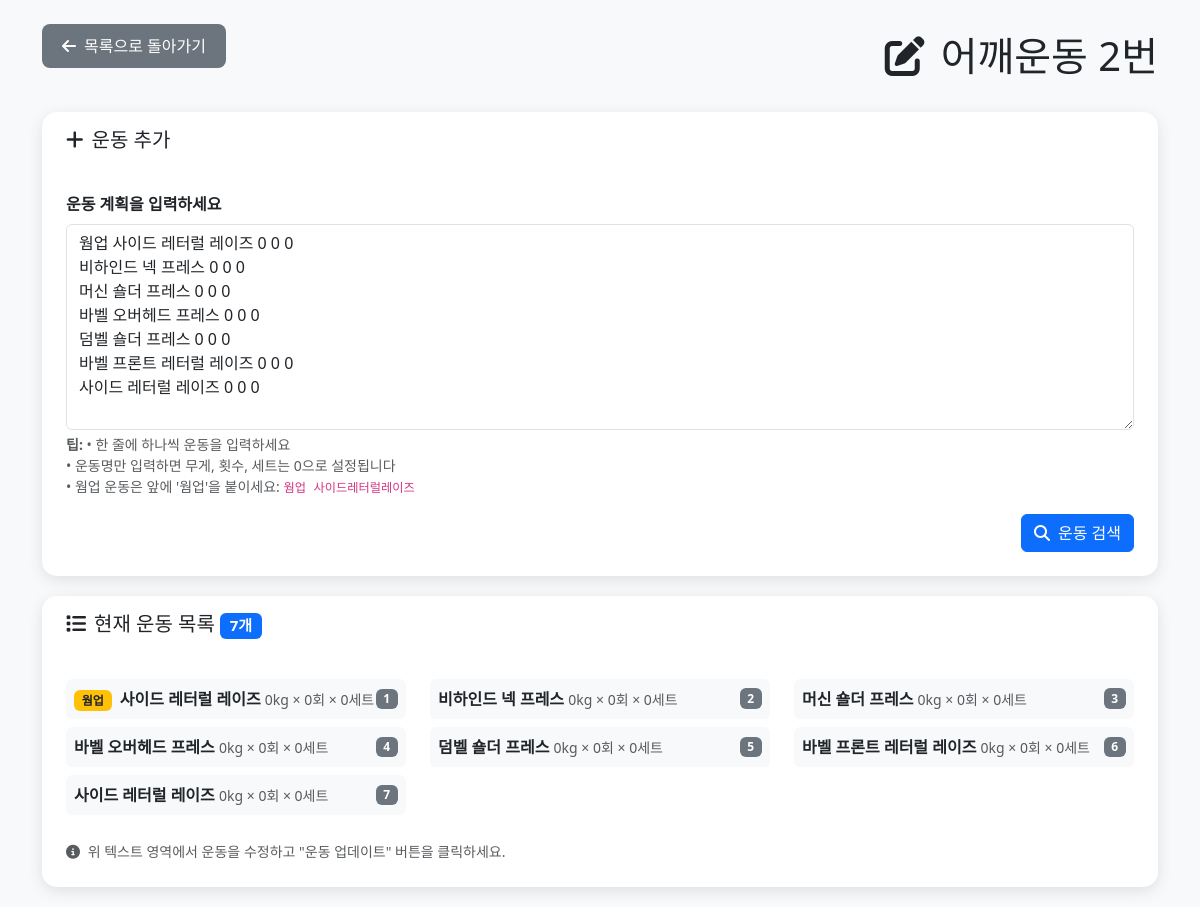
Page /admin/workout_template_edit.php?id=2 (signed in) on the committed database.
### tables this page shows
CREATE TABLE IF NOT EXISTS `m_workout_template` (
  `template_id` int(11) NOT NULL AUTO_INCREMENT,
  `template_name` varchar(100) NOT NULL COMMENT '템플릿 이름 (예: 어깨운동-1)',
  `description` text DEFAULT NULL COMMENT '템플릿 설명',
  `created_by` int(11) NOT NULL COMMENT '생성한 관리자 ID',
  `created_at` timestamp NULL DEFAULT current_timestamp(),
  `updated_at` timestamp NULL DEFAULT current_timestamp() ON UPDATE current_timestamp(),
  PRIMARY KEY (`template_id`),
  KEY `idx_created_by` (`created_by`),
  CONSTRAINT `fk_template_admin` FOREIGN KEY (`created_by`) REFERENCES `admins` (`id`) ON DELETE CASCADE
);

CREATE TABLE IF NOT EXISTS `m_workout_template_exercise` (
  `id` int(11) NOT NULL AUTO_INCREMENT,
  `template_id` int(11) NOT NULL,
  `ex_id` int(11) DEFAULT NULL COMMENT '운동 ID (정식 운동)',
  `temp_ex_id` int(11) DEFAULT NULL COMMENT '임시 운동 ID',
  `exercise_name` varchar(160) NOT NULL COMMENT '운동명',
  `order_no` int(11) NOT NULL DEFAULT 1 COMMENT '순서',
  `weight` decimal(6,2) DEFAULT NULL COMMENT '무게(kg)',
  `reps` int(11) DEFAULT NULL COMMENT '반복 횟수',
  `sets` int(11) DEFAULT NULL COMMENT '세트 수',
  `note` varchar(255) DEFAULT NULL COMMENT '메모',
  `is_warmup` tinyint(1) DEFAULT 0 COMMENT '웜업 여부',
  PRIMARY KEY (`id`),
  KEY `idx_template_id` (`template_id`),
  KEY `idx_ex_id` (`ex_id`),
  KEY `idx_temp_ex_id` (`temp_ex_id`),
  CONSTRAINT `fk_template_ex_exercise` FOREIGN KEY (`ex_id`) REFERENCES `m_exercise` (`ex_id`) ON DELETE SET NULL,
  CONSTRAINT `fk_template_ex_temp` FOREIGN KEY (`temp_ex_id`) REFERENCES `m_temp_exercise` (`temp_ex_id`) ON DELETE SET NULL,
  CONSTRAINT `fk_template_ex_template` FOREIGN KEY (`template_id`) REFERENCES `m_workout_template` (`template_id`) ON DELETE CASCADE
);

### admin/workout_template_edit.php (the view, shortened to what this page needs)
<?php
$pdo = getDB();
$template_id = isset($_GET['id']) ? (int)$_GET['id'] : 0;
$stmt = $pdo->prepare('SELECT * FROM m_workout_template WHERE template_id = ?');
$stmt->execute([$template_id]);
$template = $stmt->fetch(PDO::FETCH_ASSOC);
$stmt = $pdo->prepare('
    SELECT
        te.*,
        e.name_kr as exercise_name_kr,
        e.name_en as exercise_name_en,
        te.exercise_name as custom_name
    FROM m_workout_template_exercise te
    LEFT JOIN m_exercise e ON te.ex_id = e.ex_id
    WHERE te.template_id = ?
    ORDER BY te.order_no ASC
');
$stmt->execute([$template_id]);
$exercises = $stmt->fetchAll(PDO::FETCH_ASSOC);
?>
<!DOCTYPE html>
<html lang="ko">
<head>
    <link href="https://cdn.jsdelivr.net/npm/bootstrap@5.3.0/dist/css/bootstrap.min.css" rel="stylesheet">
    <link rel="stylesheet" href="https://cdnjs.cloudflare.com/ajax/libs/font-awesome/6.4.0/css/all.min.css">
</head>
<body class="bg-light">
    <div class="container mt-4">
        <div class="d-flex justify-content-between align-items-center mb-4">
            <a href="workout_template_management.php" class="back-btn">
                <i class="fas fa-arrow-left me-2"></i>목록으로 돌아가기
            </a>
            <h1 class="mb-0">
                <i class="fas fa-edit me-3"></i><?= htmlspecialchars($template['template_name']) ?>
            </h1>
        </div>
        <div class="exercise-card">
            <div class="card-header">
                <h5 class="mb-0">
                    <i class="fas fa-plus me-2"></i>운동 추가
                </h5>
            </div>
            <div class="card-body">
                <form method="post" id="exerciseForm">
                    <div class="mb-3">
                        <label for="exercise_plan" class="form-label">
                            <strong>운동 계획을 입력하세요</strong>
                        </label>
                        <textarea
                            class="form-control"
                            id="exercise_plan"
                            name="exercise_plan"
                            rows="8"
                            placeholder="예시:
사이드레터럴레이즈 5 15 1
비하인드넥프레스 20 12 4
머신숄더프레스 25 10 3
바벨오버헤드프레스 30 8 4
덤벨숄더프레스 12 12 3
바벨프론트레터럴레이즈 15 10 3
사이드레터럴레이즈 8 12 4
또는 운동명만:
사이드레터럴레이즈
비하인드넥프레스
머신숄더프레스
형식: 운동명 [무게(kg)] [반복(회)] [세트(개)]"
                        ><?php
                            if (isset($_POST['exercise_plan'])) {
                                echo htmlspecialchars($_POST['exercise_plan']);
                            } elseif (!empty($exercises)) {
                                $workoutText = '';
                                foreach ($exercises as $exercise) {
                                    $weight = $exercise['weight'] ?: 0;
                                    $reps = $exercise['reps'] ?: 0;
                                    $sets = $exercise['sets'] ?: 0;
                                    $warmupPrefix = $exercise['is_warmup'] ? '웜업 ' : '';
                                    $workoutText .= $warmupPrefix . $exercise['exercise_name'] . ' ' . number_format($weight, 0) . ' ' . $reps . ' ' . $sets . "\n";
                                }
                                echo htmlspecialchars(trim($workoutText));
                            }
                        ?></textarea>
                        <div class="form-text">
                            <strong>팁:</strong>
                            • 한 줄에 하나씩 운동을 입력하세요<br>
                            • 운동명만 입력하면 무게, 횟수, 세트는 0으로 설정됩니다<br>
                            • 웜업 운동은 앞에 '웜업'을 붙이세요: <code>웜업 사이드레터럴레이즈</code>
                        </div>
                    </div>
                    <div class="d-grid gap-2 d-md-flex justify-content-md-end">
                        <button type="submit" name="action" value="search_exercises" class="btn btn-primary">
                            <i class="fas fa-search me-2"></i>운동 검색
                        </button>
                    </div>
                </form>
            </div>
        </div>
        <?php if (!empty($exercises)): ?>
        <div class="exercise-card">
            <div class="card-header">
                <h5 class="mb-0">
                    <i class="fas fa-list me-2"></i>현재 운동 목록
                    <span class="badge bg-primary"><?= count($exercises) ?>개</span>
                </h5>
            </div>
            <div class="card-body">
                <div class="row">
                    <?php foreach ($exercises as $index => $exercise): ?>
                    <div class="col-md-6 col-lg-4 mb-2">
                        <div class="d-flex justify-content-between align-items-center p-2 bg-light rounded">
                            <div>
                                <?php if ($exercise['is_warmup']): ?>
                                <span class="badge bg-warning text-dark me-1">웜업</span>
                                <?php endif; ?>
                                <strong><?= htmlspecialchars($exercise['exercise_name']) ?></strong>
                                <small class="text-muted">
                                    <?= $exercise['weight'] ? (int)$exercise['weight'] . 'kg' : '0kg' ?> ×
                                    <?= $exercise['reps'] ? $exercise['reps'] . '회' : '0회' ?> ×
                                    <?= $exercise['sets'] ? $exercise['sets'] . '세트' : '0세트' ?>
                                </small>
                            </div>
                            <span class="badge bg-secondary"><?= $index + 1 ?></span>
                        </div>
                    </div>
                    <?php endforeach; ?>
                </div>
                <div class="mt-3">
                    <small class="text-muted">
                        <i class="fas fa-info-circle me-1"></i>
                        위 텍스트 영역에서 운동을 수정하고 "운동 업데이트" 버튼을 클릭하세요.
                    </small>
                </div>
            </div>
        </div>
        <?php endif; ?>
    </div>
</body>
</html>

### admin/workout_template_edit.php (style rules this page uses)
.exercise-card { background: white; border-radius: 15px; box-shadow: 0 4px 15px rgba(0,0,0,0.1); margin-bottom: 20px; }
.exercise-card .card-body { padding: 1.5rem; }
.exercise-card .card-header { padding: 1rem 1.5rem; }
.back-btn { background: #6c757d; border: none; padding: 10px 20px; border-radius: 8px; color: white; text-decoration: none; display: inline-block; margin-bottom: 20px; }

### rows in the picture
m_workout_template: template_name "어깨운동 2번"
m_workout_template_exercise: is_warmup "웜업", exercise_name "사이드 레터럴 레이즈", weight "0", reps "0회", sets "0세트"
m_workout_template_exercise: exercise_name "비하인드 넥 프레스", weight "0", reps "0회", sets "0세트"
m_workout_template_exercise: exercise_name "머신 숄더 프레스", weight "0", reps "0회", sets "0세트"
m_workout_template_exercise: exercise_name "바벨 오버헤드 프레스", weight "0", reps "0회", sets "0세트"
m_workout_template_exercise: exercise_name "덤벨 숄더 프레스", weight "0", reps "0회", sets "0세트"
m_workout_template_exercise: exercise_name "바벨 프론트 레터럴 레이즈", weight "0", reps "0회", sets "0세트"
m_workout_template_exercise: exercise_name "사이드 레터럴 레이즈", weight "0", reps "0회", sets "0세트"

### other values in the picture
count($exercises) "7"
